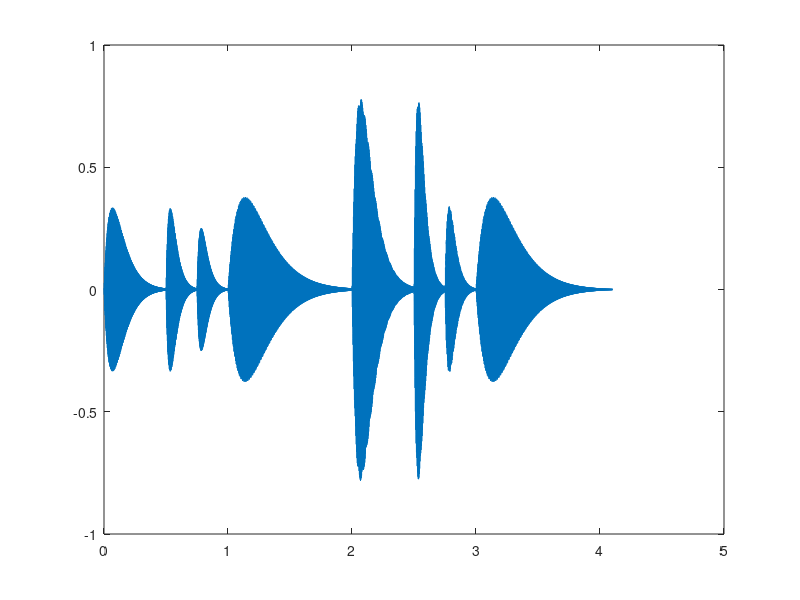

Here is the MATLAB script that generated this plot: (Note: this script raises an error after producing the figure.)
load instrument.mat

baseA = 220;
realBase = baseA * 2^(8/12);  % 1=F调
% 乐曲中用到的基本是低一组和高一组
diffs = [-12,-10,-8,-7,-5,-3,-1,0,2,4,5,7,9,11,12,14,16,17,19,21,23];
baseFreq = realBase*2.^(diffs/12);
mid = @(x) baseFreq(x+7);
low = @(x) baseFreq(x);
high = @(x) baseFreq(x+14);

Fs = 8000;
beatTime = 0.5;
shiftRatio = 1.1;
song = [ % 按照2拍分节
    mid(5),1; mid(5),0.5; mid(6),0.5;
    mid(2),2;
    mid(1),1; mid(1),0.5; low(6),0.5;
    mid(2),2;
];
envelope = @(x) (6*x.*exp(-8*x));

wav = [];
rows = size(song, 1);
shiftLen = 0;
for k = 1:rows
    f = song(k,1);
    T = beatTime * song(k,2) * shiftRatio;  % 这里对单音做延长
    t = linspace(0, T, Fs*T)';
    harmoConfs = harmo_amps{abs(tunes-f)<1};
    res = sin(2*pi*f*t*(1:length(harmoConfs))) * harmoConfs' .* envelope(t/T) ;
    wav = [
        wav(1:end-shiftLen);
        wav(end-shiftLen+1:end) + res(1:shiftLen);
        res(shiftLen+1:end);
    ]; % 拼接，没有check res是否够长，通常可以满足
    shiftLen = round(Fs * beatTime * song(k, 2) * (shiftRatio - 1));  % 取到延长部分的点数
end

plot([0:length(wav)-1]/Fs, wav);
sound(wav, Fs);
audiowrite('../results/3_2.wav', wav, Fs);